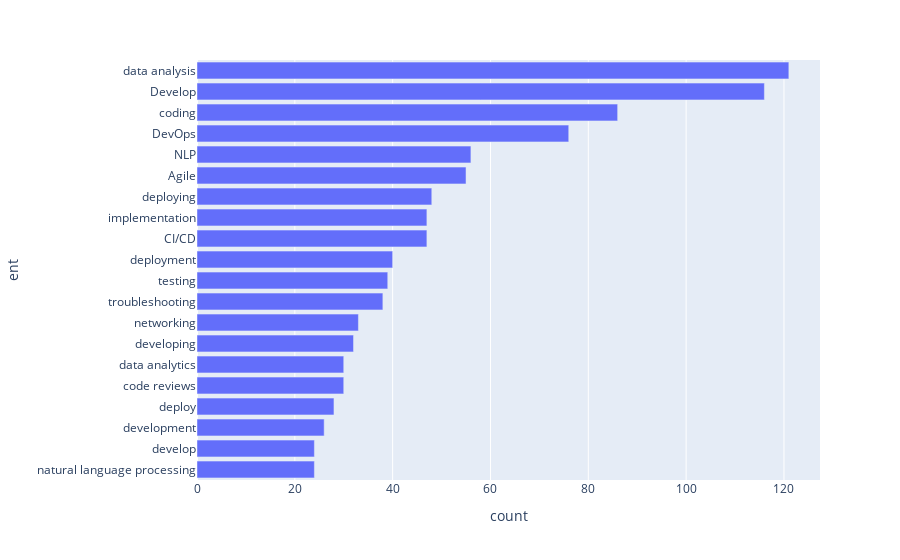

Notebook code for this chart:
### Code cell
fig = px.bar(ent_df.loc[ent_df['type'] == 'H_SKILL', 'ent'].value_counts().head(20), x='count')
fig.update_layout(yaxis={'categoryorder':'total ascending'})
fig.show()

### Figure 1 — Plotly figure (JSON) as saved in the notebook; plotly's stock layout.template omitted (floating-point values rounded to 4 significant figures)
{"data": [{"alignmentgroup": "True", "hovertemplate": "count=%{x}<br>ent=%{y}<extra></extra>", "legendgroup": "", "marker": {"color": "#636efa", "pattern": {"shape": ""}}, "name": "", "offsetgroup": "", "orientation": "h", "showlegend": false, "textposition": "auto", "type": "bar", "x": [121, 116, 86, 76, 56, 55, 48, 47, 47, 40, 39, 38, 33, 32, 30, 30, 28, 26, 24, 24], "xaxis": "x", "y": ["data analysis", "Develop", "coding", "DevOps", "NLP", "Agile", "deploying", "CI/CD", "implementation", "deployment", "testing", "troubleshooting", "networking", "developing", "code reviews", "data analytics", "deploy", "development", "natural language processing", "develop"], "yaxis": "y"}], "layout": {"barmode": "relative", "legend": {"tracegroupgap": 0}, "margin": {"t": 60}, "xaxis": {"anchor": "y", "domain": [0, 1], "title": {"text": "count"}}, "yaxis": {"anchor": "x", "categoryorder": "total ascending", "domain": [0, 1], "title": {"text": "ent"}}}}
